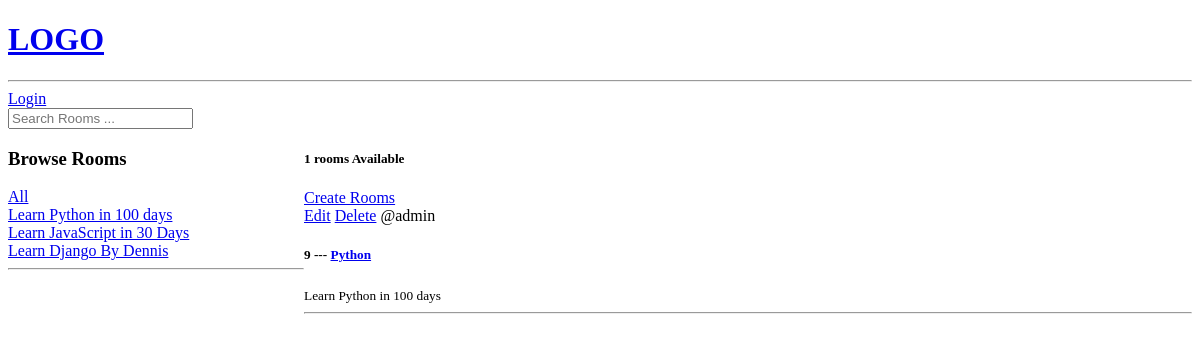
The app's page /?q=Python, older data.
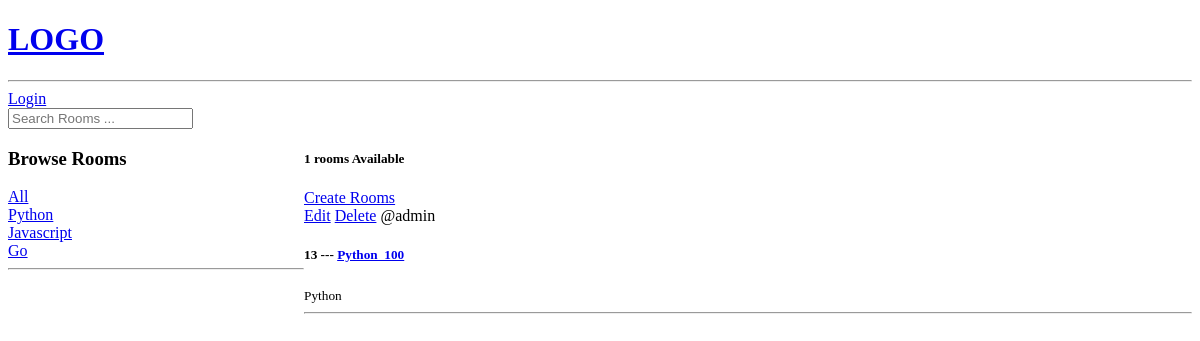
The same page, newer data.
### app/models.py (models this page shows, shortened)
class Topic(models.Model):
    name = models.CharField(max_length=200)

class Room(models.Model):
    host = models.ForeignKey(User , on_delete=models.SET_NULL ,null= True)
    topic = models.ForeignKey(Topic , on_delete=models.SET_NULL , null=True)
    name = models.CharField(max_length=200)
    description = models.TextField(null=True , blank=True)
    updated = models.DateTimeField(auto_now=True)
    created = models.DateTimeField(auto_now_add=True)
    class Meta :
        ordering = ['-updated','-created']

### app/views.py (the view)
# urls.py: path('', views.home, name="home"),
def home(request):
    q = request.GET.get('q') if request.GET.get('q') != None else ''
    rooms = Room.objects.filter(
        Q(topic__name__icontains=q) |
        Q(name__icontains=q) |
        Q(description__icontains=q))
    room_count = rooms.count()
    topic = Topic.objects.all()
    context = {'rooms': rooms, 'topic': topic, 'room_count': room_count}
    return render(request, 'home.html', context)

### templates/home.html (shortened to what this page needs)
{% extends 'main.html' %} {% block content %}
<div class="home-container">
  <div>
    <h3>Browse Rooms</h3>
    <a href="{% url 'home' %}">All</a>
    {% for topi in topic %}
    <div>
      <a href="{% url 'home' %}?q={{topi.name}}">{{topi.name}}</a>
    </div>
    {% endfor %}
    <hr />
  </div>
  <div>
    <h5>{{room_count}} rooms Available</h5>
    <a href="{% url 'create-room' %}">Create Rooms</a>
    {% for room in rooms %}
    <div>
      <a href="{% url 'update-room' room.id %}">Edit</a>
      <a href="{% url 'delete-room' room.id %}">Delete</a>
      <span>@{{room.host.username}}</span>
      <h5>{{room.id}} --- <a href="room/{{room.id}}">{{room.name}}</a></h5>
      <small>{{room.topic.name}}</small>
      <hr />
    </div>
    {% endfor %}
  </div>
</div>
{% endblock content %}

Row changes from the older to the newer data that the page shows:
removed Topic: name "Learn Python in 100 days"
removed Topic: name "Learn JavaScript in 30 Days"
removed Topic: name "Learn Django By Dennis"
removed Room: host.username "admin", id "9", name "Python", topic.name "Learn Python in 100 days"
added Topic: name "Python"
added Topic: name "Javascript"
added Topic: name "Go"
added Room: host.username "admin", id "13", name "Python_100", topic.name "Python"
